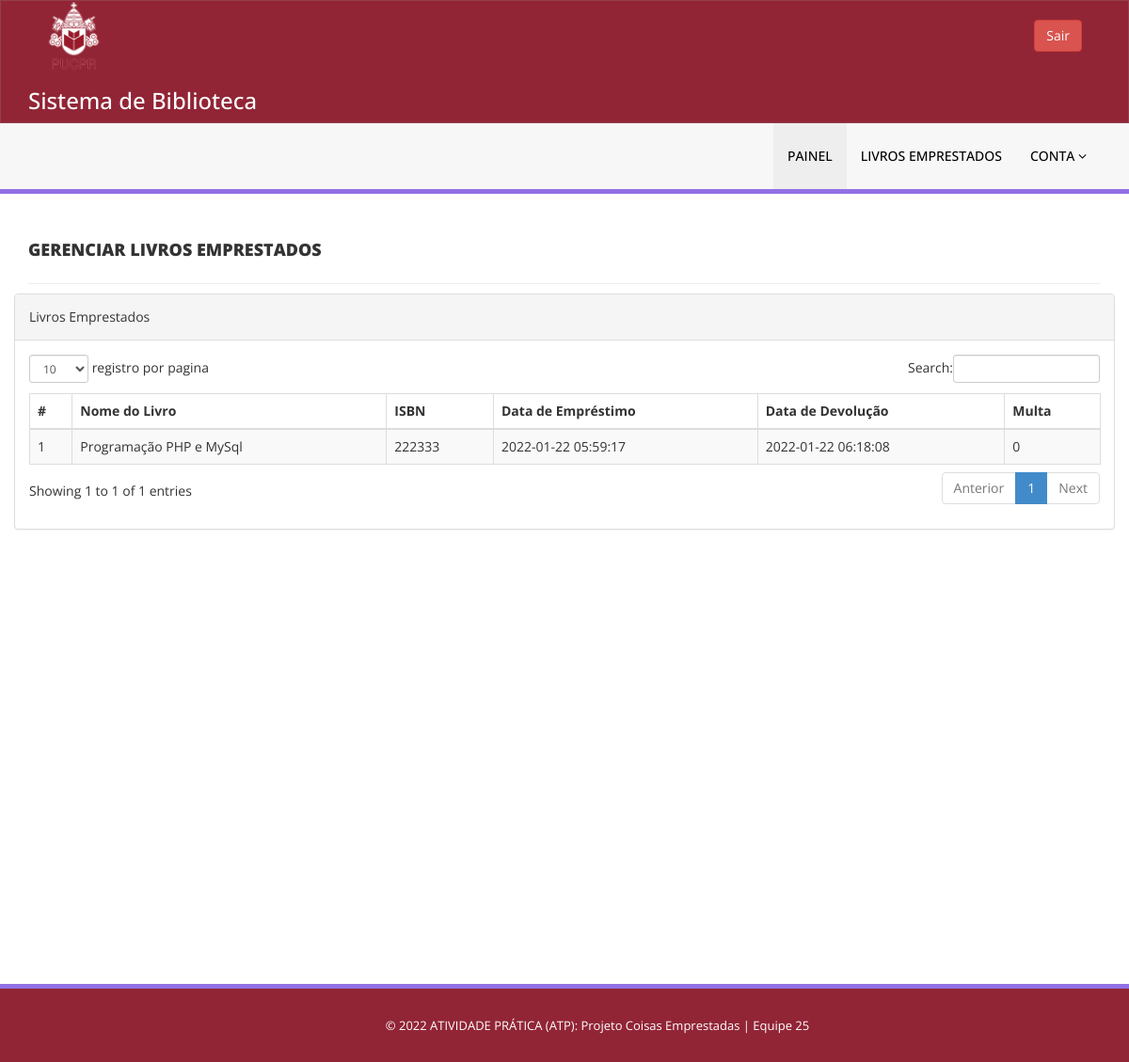
/emprestimos.php (signed in), run on the app's committed database.
### tables this page shows
CREATE TABLE `tblissuedbookdetails` (
  `id` int(11) NOT NULL,
  `BookId` int(11) DEFAULT NULL,
  `StudentID` varchar(150) DEFAULT NULL,
  `IssuesDate` timestamp NULL DEFAULT current_timestamp(),
  `ReturnDate` timestamp NULL DEFAULT NULL ON UPDATE current_timestamp(),
  `RetrunStatus` int(1) DEFAULT NULL,
  `fine` int(11) DEFAULT NULL
);

CREATE TABLE `tblbooks` (
  `id` int(11) NOT NULL,
  `BookName` varchar(255) DEFAULT NULL,
  `Category` varchar(255) DEFAULT NULL,
  `Author` varchar(255) DEFAULT NULL,
  `ISBNNumber` varchar(25) DEFAULT NULL,
  `bookImage` varchar(250) NOT NULL,
  `isIssued` int(1) DEFAULT NULL,
  `RegDate` timestamp NULL DEFAULT current_timestamp(),
  `UpdationDate` timestamp NULL DEFAULT NULL ON UPDATE current_timestamp()
);

### emprestimos.php (the view, shortened to what this page needs)
<?php
include('includes/config.php');
if (strlen($_SESSION['login']) == 0) {
	header('location:index.php');
} else {
?>
	<!DOCTYPE html>
	<html xmlns="http://www.w3.org/1999/xhtml">
	<head>
		<link href="assets/css/bootstrap.css" rel="stylesheet" />
		<link href="assets/css/font-awesome.css" rel="stylesheet" />
		<link href="assets/js/dataTables/dataTables.bootstrap.css" rel="stylesheet" />
		<link href="assets/css/style.css" rel="stylesheet" />
	</head>
	<body>
		<?php include('includes/header.php'); ?>
		<div class="content-wrapper">
			<div class="container">
				<div class="row pad-botm">
					<div class="col-md-12">
						<h4 class="header-line">Gerenciar Livros Emprestados</h4>
					</div>
					<div class="row">
						<div class="col-md-12">
							<div class="panel panel-default">
								<div class="panel-heading">
									Livros Emprestados
								</div>
								<div class="panel-body">
									<div class="table-responsive">
										<table class="table table-striped table-bordered table-hover" id="dataTables-example">
											<thead>
												<tr>
													<th>#</th>
													<th>Nome do Livro</th>
													<th>ISBN </th>
													<th>Data de Empréstimo</th>
													<th>Data de Devolução</th>
													<th>Multa</th>
												</tr>
											</thead>
											<tbody>
												<?php
												$sid = $_SESSION['stdid'];
												$sql = "SELECT tblbooks.BookName,tblbooks.ISBNNumber,tblissuedbookdetails.IssuesDate,tblissuedbookdetails.ReturnDate,tblissuedbookdetails.id as rid,tblissuedbookdetails.fine from  tblissuedbookdetails join tblstudents on tblstudents.StudentId=tblissuedbookdetails.StudentId join tblbooks on tblbooks.id=tblissuedbookdetails.BookId where tblstudents.StudentId=:sid order by tblissuedbookdetails.id desc";
												$query = $dbh->prepare($sql);
												$query->bindParam(':sid', $sid, PDO::PARAM_STR);
												$query->execute();
												$results = $query->fetchAll(PDO::FETCH_OBJ);
												$cnt = 1;
												if ($query->rowCount() > 0) {
													foreach ($results as $result) {               ?>
														<tr class="odd gradeX">
															<td class="center"><?php echo htmlentities($cnt); ?></td>
															<td class="center"><?php echo htmlentities($result->BookName); ?></td>
															<td class="center"><?php echo htmlentities($result->ISBNNumber); ?></td>
															<td class="center"><?php echo htmlentities($result->IssuesDate); ?></td>
															<td class="center"><?php if ($result->ReturnDate == "") { ?>
																	<span style="color:red">
																		<?php echo htmlentities("Ainda Não Retornado"); ?>
																	</span>
																<?php } else {
																										echo htmlentities($result->ReturnDate);
																									}
																?>
															</td>
															<td class="center"><?php echo htmlentities($result->fine); ?></td>
														</tr>
												<?php $cnt = $cnt + 1;
													}
												} ?>
											</tbody>
										</table>
									</div>
								</div>
							</div>
						</div>
					</div>
				</div>
			</div>
		</div>
		<?php include('includes/footer.php'); ?>
	</body>
	</html>
<?php } ?>

### assets/css/style.css (style rules this page uses)
.content-wrapper { margin-top: 40px; min-height: 800px; padding-bottom: 90px; }
.header-line { font-weight: 900; padding-bottom: 25px; border-bottom: 1px solid #eeeeee; text-transform: uppercase; }
.pad-botm { padding-bottom: 30px; }

### data on the page
tblissuedbookdetails: BookId.BookName "Programação PHP e MySql", BookId.ISBNNumber "222333", IssuesDate "2022-01-22 05:59:17", ReturnDate "2022-01-22 06:18:08", fine "0"
